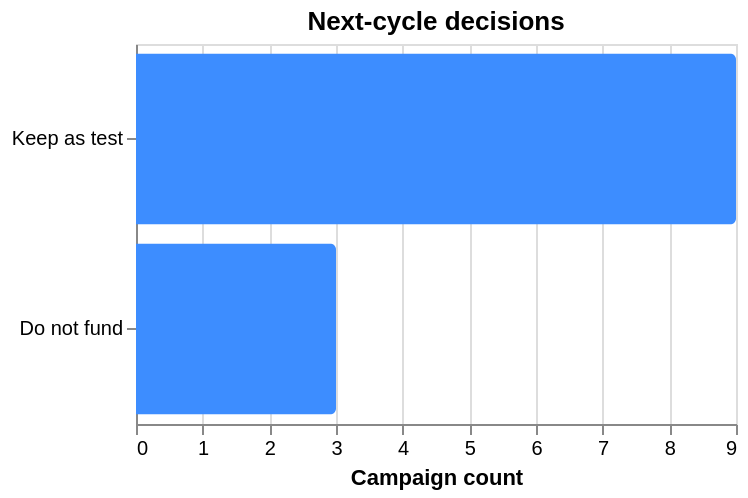

The notebook cell saved with this chart:
### Code cell
# Reproduce the "Next-cycle decisions" bar from the Executive tab
action_count_chart(assessed)

### Figure 1 — Vega-Lite specification as saved in the notebook (floating-point values rounded to 4 significant figures)
{"$schema": "https://vega.github.io/schema/vega-lite/v5.20.1.json", "config": {"view": {"continuousHeight": 300, "continuousWidth": 300}}, "data": {"name": "data-136f2a9b95d28c56bd27c2a43b20bcbb"}, "datasets": {"data-136f2a9b95d28c56bd27c2a43b20bcbb": [{"Action": "Keep as test", "Campaigns": 9}, {"Action": "Do not fund", "Campaigns": 3}]}, "encoding": {"color": {"value": "#3D8DFF"}, "tooltip": [{"field": "Action", "type": "nominal"}, {"field": "Campaigns", "type": "quantitative"}], "x": {"axis": {"tickMinStep": 1}, "field": "Campaigns", "title": "Campaign count", "type": "quantitative"}, "y": {"field": "Action", "sort": "-x", "title": null, "type": "nominal"}}, "height": 190, "mark": {"cornerRadiusEnd": 3, "type": "bar"}, "title": "Next-cycle decisions"}
